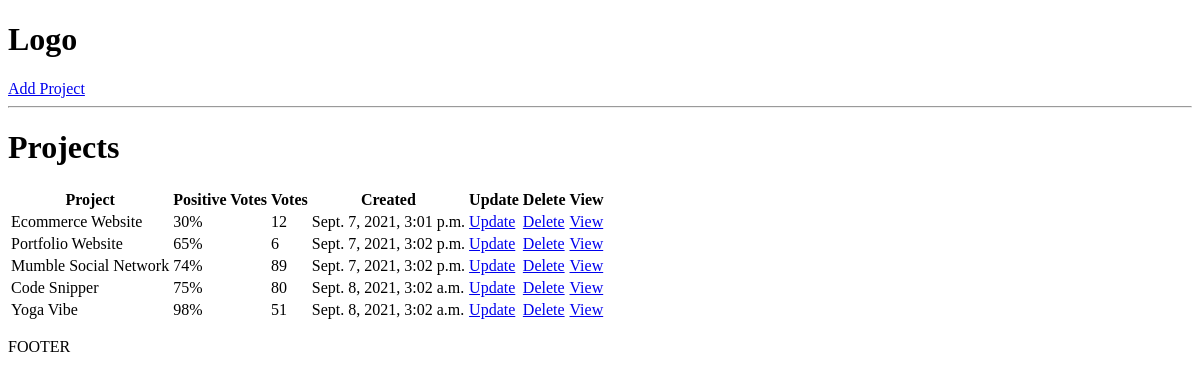
/, run on an earlier commit of the app's database.
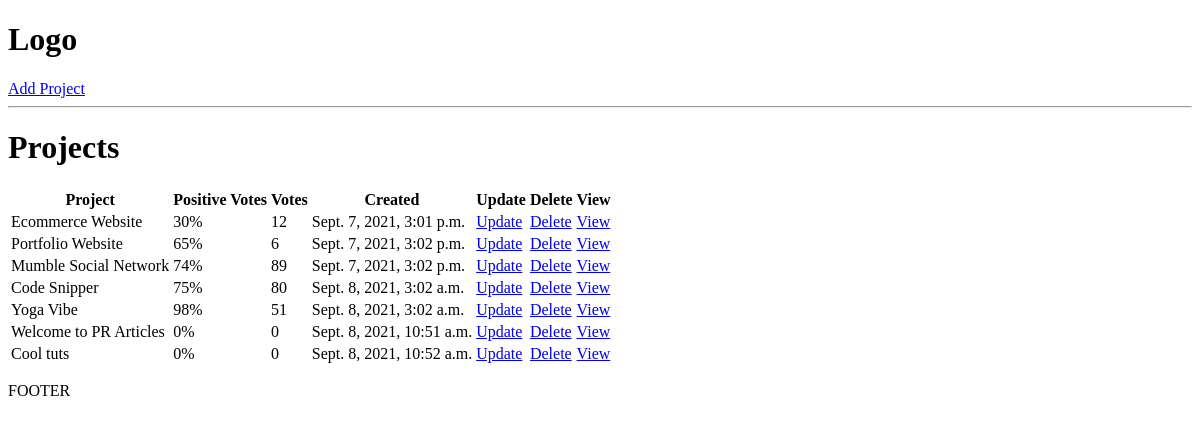
And on a later commit of the database.
### projects/models.py (models this page shows, shortened)
class Project(models.Model):
    title = models.CharField(max_length=200)
    description = models.TextField(null=True, blank=True)
    demo_link = models.CharField(max_length=2000, null=True, blank=True)
    source_link = models.CharField(max_length=2000, null=True, blank=True)
    tags = models.ManyToManyField('Tag',blank=True)
    vote_total = models.IntegerField(default=0, null=True, blank=True)
    vote_ratio = models.IntegerField(default=0, null=True, blank=True)
    created = models.DateTimeField(auto_now_add=True)
    id = models.UUIDField(default=uuid.uuid4, unique=True, primary_key=True, editable=False)

### projects/views.py (the view)
# urls.py: path('',include('projects.urls'))
def projects(request):
    projects = Project.objects.all()
    context = {'projects': projects}
    return render(request, 'projects/projects.html', context)

### projects/templates/projects/projects.html
{% extends 'main.html' %}
{% block content %}
<h1>Projects</h1>
<table>
    <tr>
        <th>Project</th>
        <th>Positive Votes</th>
        <th>Votes</th>
        <th>Created</th>
        <th>Update</th>
        <th>Delete</th>
        <th>View</th>
    </tr>
    {% for project in projects %}
    <tr>
        <td>{{ project.title }}</td>
        <td>{{ project.vote_ratio }}%</td>
        <td>{{ project.vote_total }}</td>
        <td>{{ project.created }}</td>
        <td><a href="{% url 'update-project' project.id %}">Update</a></td>
        <td><a href="{% url 'delete-project' project.id %}">Delete</a></td>
        <td><a href="{% url 'project' project.id %}">View</a></td>
    </tr>
    {% endfor %}
</table>
{% endblock content %}

What changed in the data, as far as the page shows it:
added Project: title "Welcome to PR Articles", vote_ratio "0", vote_total "0", created "Sept. 8, 2021, 10:51 a.m."
added Project: title "Cool tuts", vote_ratio "0", vote_total "0", created "Sept. 8, 2021, 10:52 a.m."
